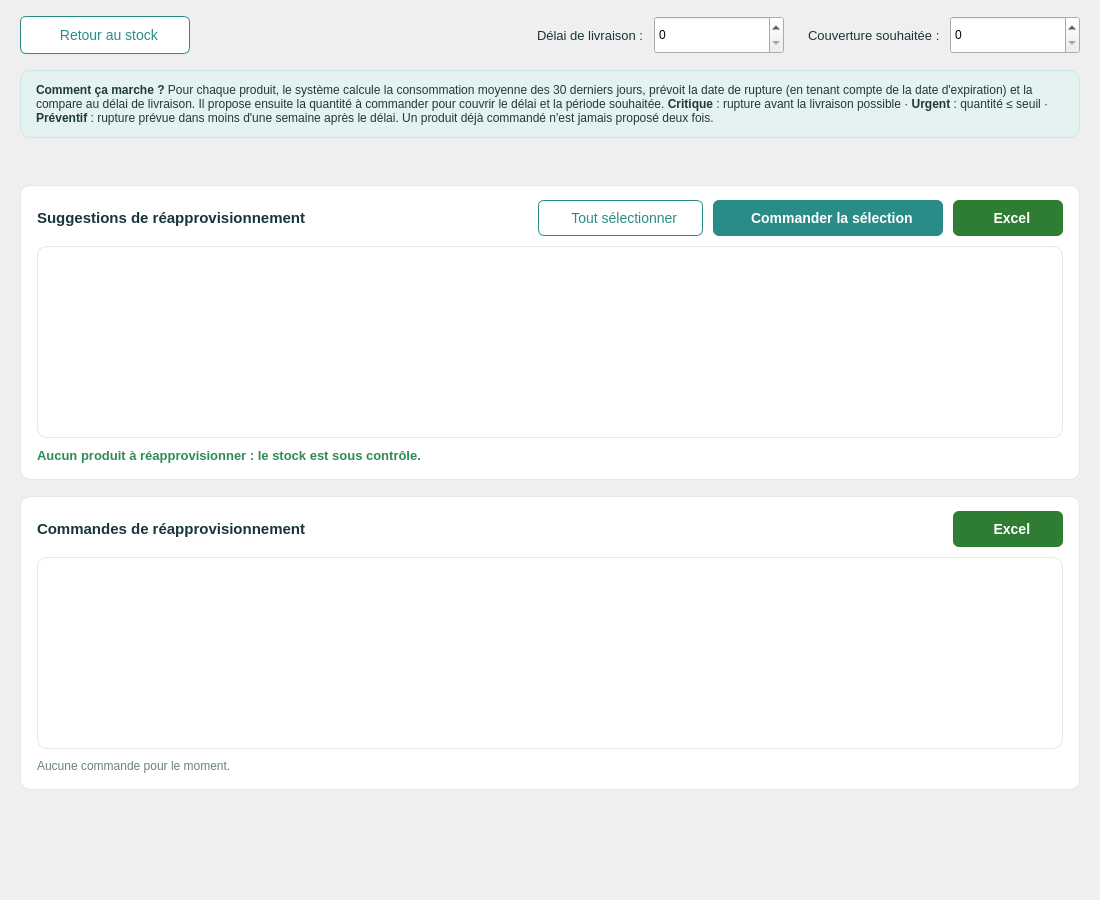
              <widget class="QWidget" name="contenuReappro">
               <property name="geometry">
                <rect>
                 <x>0</x>
                 <y>0</y>
                 <width>1100</width>
                 <height>900</height>
                </rect>
               </property>
               <property name="styleSheet">
                <string>#contenuReappro { background-color:#F4F8F8; }</string>
               </property>
               <layout class="QVBoxLayout" name="layoutContenuReappro">
                <property name="spacing">
                 <number>16</number>
                </property>
                <property name="leftMargin">
                 <number>20</number>
                </property>
                <property name="topMargin">
                 <number>16</number>
                </property>
                <property name="rightMargin">
                 <number>20</number>
                </property>
                <property name="bottomMargin">
                 <number>25</number>
                </property>
                <item>
                 <widget class="QWidget" name="barreReappro">
                  <layout class="QHBoxLayout" name="layout_barreReappro">
                   <property name="spacing">
                    <number>10</number>
                   </property>
                   <property name="leftMargin">
                    <number>0</number>
                   </property>
                   <property name="topMargin">
                    <number>0</number>
                   </property>
                   <property name="rightMargin">
                    <number>0</number>
                   </property>
                   <property name="bottomMargin">
                    <number>0</number>
                   </property>
                   <item>
                    <widget class="QPushButton" name="btnRetourStock">
                     <property name="minimumSize">
                      <size>
                       <width>170</width>
                       <height>38</height>
                      </size>
                     </property>
                     <property name="maximumSize">
                      <size>
                       <width>170</width>
                       <height>38</height>
                      </size>
                     </property>
                     <property name="cursor">
                      <cursorShape>PointingHandCursor</cursorShape>
                     </property>
                     <property name="styleSheet">
                      <string>QPushButton { background:white; color:#2A8C86; border:1px solid #2A8C86; border-radius:6px; font-size:14px; }
QPushButton:hover { background-color:#E6F2F1; }
QPushButton:disabled { color:#A9B8B8; border:1px solid #D5E0E0; background:#F4F7F7; }</string>
                     </property>
                     <property name="text">
                      <string>  Retour au stock</string>
                     </property>
                     <property name="icon">
                      <iconset resource="ressources.qrc">:/icones/fleche_gauche_teal.png<normaloff>:/icones/fleche_gauche_teal.png</normaloff>
                      </iconset>
                     </property>
                     <property name="iconSize">
                      <size>
                       <width>18</width>
                       <height>18</height>
                      </size>
                     </property>
                    </widget>
                   </item>
                   <item>
                    <spacer name="espaceBarreReappro">
                     <property name="orientation">
                      <enum>Qt::Horizontal</enum>
                     </property>
                     <property name="sizeHint" stdset="0">
                      <size>
                       <width>40</width>
                       <height>20</height>
                      </size>
                     </property>
                    </spacer>
                   </item>
                   <item>
                    <widget class="QLabel" name="lblDelaiStock">
                     <property name="styleSheet">
                      <string>color:#17363A; font-size:13px;</string>
                     </property>
                     <property name="text">
                      <string>Délai de livraison :</string>
                     </property>
                    </widget>
                   </item>
                   <item>
                    <widget class="QSpinBox" name="spinDelaiStock">
                     <property name="minimumSize">
                      <size>
                       <width>130</width>
                       <height>38</height>
                      </size>
                     </property>
                     <property name="maximumSize">
                      <size>
                       <width>130</width>
                       <height>38</height>
                      </size>
                     </property>
                     <property name="toolTip">
                      <string>Nombre de jours entre la commande et la livraison</string>
                     </property>
                    </widget>
                   </item>
                   <item>
                    <spacer name="espaceParam">
                     <property name="orientation">
                      <enum>Qt::Horizontal</enum>
                     </property>
                     <property name="sizeType">
                      <enum>QSizePolicy::Fixed</enum>
                     </property>
                     <property name="sizeHint" stdset="0">
                      <size>
                       <width>14</width>
                       <height>20</height>
                      </size>
                     </property>
                    </spacer>
                   </item>
                   <item>
                    <widget class="QLabel" name="lblCouvertureStock">
                     <property name="styleSheet">
                      <string>color:#17363A; font-size:13px;</string>
                     </property>
                     <property name="text">
                      <string>Couverture souhaitée :</string>
                     </property>
                    </widget>
                   </item>
                   <item>
                    <widget class="QSpinBox" name="spinCouvertureStock">
                     <property name="minimumSize">
                      <size>
                       <width>130</width>
                       <height>38</height>
                      </size>
                     </property>
                     <property name="maximumSize">
                      <size>
                       <width>130</width>
                       <height>38</height>
                      </size>
                     </property>
                     <property name="toolTip">
                      <string>Nombre de jours de consommation que la commande doit couvrir</string>
                     </property>
                    </widget>
                   </item>
                  </layout>
                 </widget>
                </item>
                <item>
                 <widget class="QLabel" name="lblExplicationStock">
                  <property name="styleSheet">
                   <string>background:#E4F2F1; border:1px solid #CFE5E3; border-radius:10px; padding:12px; color:#1E3A3A; font-size:12px;</string>
                  </property>
                  <property name="text">
                   <string>&lt;b&gt;Comment ça marche ?&lt;/b&gt; Pour chaque produit, le système calcule la consommation moyenne des 30 derniers jours, prévoit la date de rupture (en tenant compte de la date d'expiration) et la compare au délai de livraison. Il propose ensuite la quantité à commander pour couvrir le délai et la période souhaitée. &lt;b&gt;Critique&lt;/b&gt; : rupture avant la livraison possible · &lt;b&gt;Urgent&lt;/b&gt; : quantité ≤ seuil · &lt;b&gt;Préventif&lt;/b&gt; : rupture prévue dans moins d'une semaine après le délai. Un produit déjà commandé n'est jamais proposé deux fois.</string>
                  </property>
                  <property name="textFormat">
                   <enum>Qt::RichText</enum>
                  </property>
                  <property name="wordWrap">
                   <bool>true</bool>
                  </property>
                 </widget>
                </item>
                <item>
                 <widget class="QLabel" name="lblCompteursStock">
                  <property name="styleSheet">
                   <string>font-size:13px; color:#1E3A3A;</string>
                  </property>
                  <property name="text">
                   <string />
                  </property>
                  <property name="textFormat">
                   <enum>Qt::RichText</enum>
                  </property>
                 </widget>
                </item>
                <item>
                 <widget class="QFrame" name="frameSuggestionsStock">
                  <property name="styleSheet">
                   <string>.QFrame { background-color:white; border:1px solid #E0E8E8; border-radius:10px; }</string>
                  </property>
                  <layout class="QVBoxLayout" name="layoutSuggestions">
                   <property name="spacing">
                    <number>10</number>
                   </property>
                   <property name="leftMargin">
                    <number>16</number>
                   </property>
                   <property name="topMargin">
                    <number>14</number>
                   </property>
                   <property name="rightMargin">
                    <number>16</number>
                   </property>
                   <property name="bottomMargin">
                    <number>16</number>
                   </property>
                   <item>
                    <widget class="QWidget" name="enteteSuggestionsStock">
                     <layout class="QHBoxLayout" name="layout_enteteSuggestions">
                      <property name="spacing">
                       <number>10</number>
                      </property>
                      <property name="leftMargin">
                       <number>0</number>
                      </property>
                      <property name="topMargin">
                       <number>0</number>
                      </property>
                      <property name="rightMargin">
                       <number>0</number>
                      </property>
                      <property name="bottomMargin">
                       <number>0</number>
                      </property>
                      <item>
                       <widget class="QLabel" name="lblSuggTitreStock">
                        <property name="styleSheet">
                         <string>color:#17363A; font-size:15px; font-weight:bold;</string>
                        </property>
                        <property name="text">
                         <string>Suggestions de réapprovisionnement</string>
                        </property>
                       </widget>
                      </item>
                      <item>
                       <spacer name="espaceSugg">
                        <property name="orientation">
                         <enum>Qt::Horizontal</enum>
                        </property>
                        <property name="sizeHint" stdset="0">
                         <size>
                          <width>40</width>
                          <height>20</height>
                         </size>
                        </property>
                       </spacer>
                      </item>
                      <item>
                       <widget class="QPushButton" name="btnToutSelectionnerStock">
                        <property name="minimumSize">
                         <size>
                          <width>165</width>
                          <height>36</height>
                         </size>
                        </property>
                        <property name="maximumSize">
                         <size>
                          <width>165</width>
                          <height>36</height>
                         </size>
                        </property>
                        <property name="cursor">
                         <cursorShape>PointingHandCursor</cursorShape>
                        </property>
                        <property name="styleSheet">
                         <string>QPushButton { background:white; color:#2A8C86; border:1px solid #2A8C86; border-radius:6px; font-size:14px; }
QPushButton:hover { background-color:#E6F2F1; }
QPushButton:disabled { color:#A9B8B8; border:1px solid #D5E0E0; background:#F4F7F7; }</string>
                        </property>
                        <property name="text">
                         <string>  Tout sélectionner</string>
                        </property>
                        <property name="icon">
                         <iconset resource="ressources.qrc">:/icones/check_teal.png<normaloff>:/icones/check_teal.png</normaloff>
                         </iconset>
                        </property>
                        <property name="iconSize">
                         <size>
                          <width>16</width>
                          <height>16</height>
                         </size>
                        </property>
                       </widget>
                      </item>
                      <item>
                       <widget class="QPushButton" name="btnCommanderSelectionStock">
                        <property name="minimumSize">
                         <size>
                          <width>230</width>
                          <height>36</height>
                         </size>
                        </property>
                        <property name="maximumSize">
                         <size>
                          <width>230</width>
                          <height>36</height>
                         </size>
                        </property>
                        <property name="cursor">
                         <cursorShape>PointingHandCursor</cursorShape>
                        </property>
                        <property name="styleSheet">
                         <string>QPushButton { background-color:#2A8C86; color:white; border:none; border-radius:6px; font-size:14px; font-weight:bold; }
QPushButton:hover { background-color:#237872; }
QPushButton:disabled { background-color:#B7D3D1; color:white; }</string>
                        </property>
                        <property name="text">
                         <string>  Commander la sélection</string>
                        </property>
                        <property name="icon">
                         <iconset resource="ressources.qrc">:/icones/cart_white.png<normaloff>:/icones/cart_white.png</normaloff>
                         </iconset>
                        </property>
                        <property name="iconSize">
                         <size>
                          <width>18</width>
                          <height>18</height>
                         </size>
                        </property>
                       </widget>
                      </item>
                      <item>
                       <widget class="QPushButton" name="btnExcelSuggestionsStock">
                        <property name="minimumSize">
                         <size>
                          <width>110</width>
                          <height>36</height>
                         </size>
                        </property>
                        <property name="maximumSize">
                         <size>
                          <width>110</width>
                          <height>36</height>
                         </size>
                        </property>
                        <property name="cursor">
                         <cursorShape>PointingHandCursor</cursorShape>
                        </property>
                        <property name="styleSheet">
                         <string>QPushButton { background-color:#2E7D32; color:white; border:none; border-radius:6px; font-size:14px; font-weight:bold; }
QPushButton:hover { background-color:#256628; }</string>
                        </property>
                        <property name="text">
                         <string>  Excel</string>
                        </property>
                        <property name="icon">
                         <iconset resource="ressources.qrc">:/icones/download_white.png<normaloff>:/icones/download_white.png</normaloff>
                         </iconset>
                        </property>
                        <property name="iconSize">
                         <size>
                          <width>18</width>
                          <height>18</height>
                         </size>
                        </property>
                       </widget>
                      </item>
                     </layout>
                    </widget>
                   </item>
                   <item>
                    <widget class="QTableWidget" name="tableSuggestionsStock">
                     <property name="styleSheet">
                      <string>QTableWidget { background:white; border:1px solid #E0E8E8; border-radius:10px;
  gridline-color:#EEF2F2; font-size:12px; color:#1E3A3A; }
QHeaderView::section { background:#F7FAFA; color:#1E3A3A; font-weight:bold; font-size:12px;
  border:none; border-bottom:1px solid #E0E8E8; padding-left:8px; }
QTableWidget::item { padding-left:8px; }
QTableWidget::item:selected { background:#E6F2F1; color:#1E3A3A; }
QTableWidget::indicator { width:16px; height:16px; }</string>
                     </property>
                    </widget>
                   </item>
                   <item>
                    <widget class="QLabel" name="lblAucuneSuggestionStock">
                     <property name="styleSheet">
                      <string>color:#2E8B57; font-size:13px; font-weight:bold;</string>
                     </property>
                     <property name="text">
                      <string>Aucun produit à réapprovisionner : le stock est sous contrôle.</string>
                     </property>
                    </widget>
                   </item>
                  </layout>
                 </widget>
                </item>
                <item>
                 <widget class="QFrame" name="frameCommandesStock">
                  <property name="styleSheet">
                   <string>.QFrame { background-color:white; border:1px solid #E0E8E8; border-radius:10px; }</string>
                  </property>
                  <layout class="QVBoxLayout" name="layoutCommandes">
                   <property name="spacing">
                    <number>10</number>
                   </property>
                   <property name="leftMargin">
                    <number>16</number>
                   </property>
                   <property name="topMargin">
                    <number>14</number>
                   </property>
                   <property name="rightMargin">
                    <number>16</number>
                   </property>
                   <property name="bottomMargin">
                    <number>16</number>
                   </property>
                   <item>
                    <widget class="QWidget" name="enteteCommandesStock">
                     <layout class="QHBoxLayout" name="layout_enteteCommandes">
                      <property name="spacing">
                       <number>10</number>
                      </property>
                      <property name="leftMargin">
                       <number>0</number>
                      </property>
                      <property name="topMargin">
                       <number>0</number>
                      </property>
                      <property name="rightMargin">
                       <number>0</number>
                      </property>
                      <property name="bottomMargin">
                       <number>0</number>
                      </property>
                      <item>
                       <widget class="QLabel" name="lblCmdTitreStock">
                        <property name="styleSheet">
                         <string>color:#17363A; font-size:15px; font-weight:bold;</string>
                        </property>
                        <property name="text">
                         <string>Commandes de réapprovisionnement</string>
                        </property>
                       </widget>
                      </item>
                      <item>
                       <spacer name="espaceCmd">
                        <property name="orientation">
                         <enum>Qt::Horizontal</enum>
                        </property>
                        <property name="sizeHint" stdset="0">
                         <size>
                          <width>40</width>
                          <height>20</height>
                         </size>
                        </property>
                       </spacer>
                      </item>
                      <item>
                       <widget class="QPushButton" name="btnExcelCommandesStock">
                        <property name="minimumSize">
                         <size>
                          <width>110</width>
                          <height>36</height>
                         </size>
                        </property>
                        <property name="maximumSize">
                         <size>
                          <width>110</width>
                          <height>36</height>
                         </size>
                        </property>
                        <property name="cursor">
                         <cursorShape>PointingHandCursor</cursorShape>
                        </property>
                        <property name="styleSheet">
                         <string>QPushButton { background-color:#2E7D32; color:white; border:none; border-radius:6px; font-size:14px; font-weight:bold; }
QPushButton:hover { background-color:#256628; }</string>
                        </property>
                        <property name="text">
                         <string>  Excel</string>
                        </property>
                        <property name="icon">
                         <iconset resource="ressources.qrc">:/icones/download_white.png<normaloff>:/icones/download_white.png</normaloff>
                         </iconset>
                        </property>
                        <property name="iconSize">
                         <size>
                          <width>18</width>
                          <height>18</height>
                         </size>
                        </property>
                       </widget>
                      </item>
                     </layout>
                    </widget>
                   </item>
                   <item>
                    <widget class="QTableWidget" name="tableCommandesStock">
                     <property name="styleSheet">
                      <string>QTableWidget { background:white; border:1px solid #E0E8E8; border-radius:10px;
  gridline-color:#EEF2F2; font-size:12px; color:#1E3A3A; }
QHeaderView::section { background:#F7FAFA; color:#1E3A3A; font-weight:bold; font-size:12px;
  border:none; border-bottom:1px solid #E0E8E8; padding-left:8px; }
QTableWidget::item { padding-left:8px; }
QTableWidget::item:selected { background:#E6F2F1; color:#1E3A3A; }
QTableWidget::indicator { width:16px; height:16px; }</string>
                     </property>
                    </widget>
                   </item>
                   <item>
                    <widget class="QLabel" name="lblAucuneCommandeStock">
                     <property name="styleSheet">
                      <string>color:#6B8080; font-size:12px;</string>
                     </property>
                     <property name="text">
                      <string>Aucune commande pour le moment.</string>
                     </property>
                    </widget>
                   </item>
                  </layout>
                 </widget>
                </item>
                <item>
                 <spacer name="espaceBasReappro">
                  <property name="orientation">
                   <enum>Qt::Vertical</enum>
                  </property>
                  <property name="sizeHint" stdset="0">
                   <size>
                    <width>40</width>
                    <height>20</height>
                   </size>
                  </property>
                 </spacer>
                </item>
               </layout>
              </widget>
